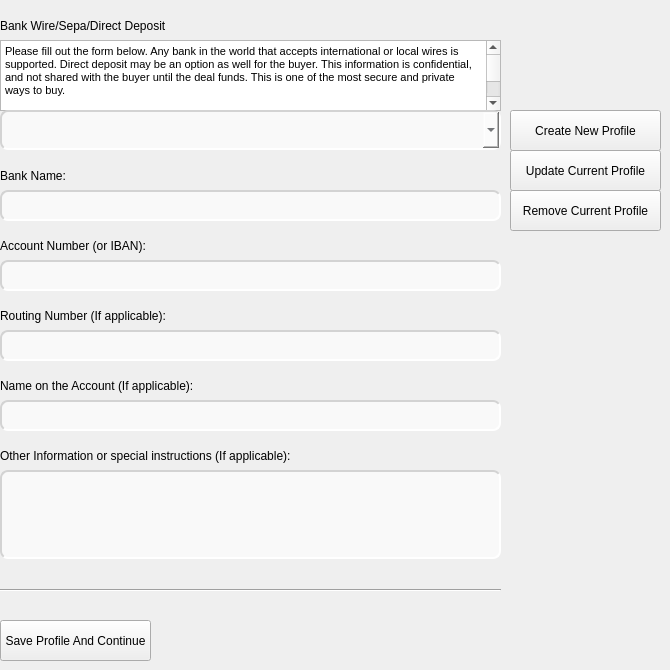
     <widget class="QWidget" name="page2">
      <widget class="QLabel" name="WireText">
       <property name="geometry">
        <rect>
         <x>0</x>
         <y>0</y>
         <width>651</width>
         <height>51</height>
        </rect>
       </property>
       <property name="maximumSize">
        <size>
         <width>16777215</width>
         <height>75</height>
        </size>
       </property>
       <property name="styleSheet">
        <string notr="true">font: 22pt &quot;Arial&quot;;</string>
       </property>
       <property name="text">
        <string>Bank Wire/Sepa/Direct Deposit</string>
       </property>
      </widget>
      <widget class="QTextBrowser" name="WireBrowser">
       <property name="geometry">
        <rect>
         <x>0</x>
         <y>40</y>
         <width>501</width>
         <height>71</height>
        </rect>
       </property>
       <property name="html">
        <string>&lt;!DOCTYPE HTML PUBLIC &quot;-//W3C//DTD HTML 4.0//EN&quot; &quot;http://www.w3.org/TR/REC-html40/strict.dtd&quot;&gt;
&lt;html&gt;&lt;head&gt;&lt;meta name=&quot;qrichtext&quot; content=&quot;1&quot; /&gt;&lt;style type=&quot;text/css&quot;&gt;
p, li { white-space: pre-wrap; }
&lt;/style&gt;&lt;/head&gt;&lt;body style=&quot; font-family:'MS Shell Dlg 2'; font-size:8.25pt; font-weight:400; font-style:normal;&quot;&gt;
&lt;p style=&quot; margin-top:0px; margin-bottom:0px; margin-left:0px; margin-right:0px; -qt-block-indent:0; text-indent:0px;&quot;&gt;&lt;span style=&quot; font-size:8pt;&quot;&gt;Please fill out the form below. Any bank in the world that accepts international or local wires is supported. Direct deposit may be an option as well for the buyer. This information is confidential, and not shared with the buyer until the deal funds. This is one of the most secure and private ways to buy.&lt;/span&gt;&lt;/p&gt;
&lt;p style=&quot;-qt-paragraph-type:empty; margin-top:0px; margin-bottom:0px; margin-left:0px; margin-right:0px; -qt-block-indent:0; text-indent:0px; font-size:8pt;&quot;&gt;&lt;br /&gt;&lt;/p&gt;
&lt;p style=&quot; margin-top:0px; margin-bottom:0px; margin-left:0px; margin-right:0px; -qt-block-indent:0; text-indent:0px;&quot;&gt;&lt;span style=&quot; font-size:8pt;&quot;&gt;Please Note:&lt;/span&gt;&lt;/p&gt;
&lt;p style=&quot; margin-top:0px; margin-bottom:0px; margin-left:0px; margin-right:0px; -qt-block-indent:0; text-indent:0px;&quot;&gt;&lt;span style=&quot; font-size:8pt;&quot;&gt;Every bank has a different policy. Please check and see what information is needed for international wires, local wires and direct deposit. If you do large volumes of transactions we recommend checking with your branch about all applicable rules and policies.&lt;/span&gt;&lt;/p&gt;&lt;/body&gt;&lt;/html&gt;</string>
       </property>
      </widget>
      <widget class="QComboBox" name="WireSelect">
       <property name="geometry">
        <rect>
         <x>0</x>
         <y>110</y>
         <width>501</width>
         <height>40</height>
        </rect>
       </property>
       <property name="minimumSize">
        <size>
         <width>0</width>
         <height>40</height>
        </size>
       </property>
       <property name="maximumSize">
        <size>
         <width>16777215</width>
         <height>40</height>
        </size>
       </property>
       <property name="cursor">
        <cursorShape>PointingHandCursor</cursorShape>
       </property>
       <property name="styleSheet">
        <string notr="true">font: 12pt &quot;Arial&quot;;
color: #24282C;
background-color:rgba(251, 251, 251, 80%);
border-radius: 8px;
     border-style: inset;
border-width: 2px;
border-color: lightgrey;</string>
       </property>
      </widget>
      <widget class="QLabel" name="AccountName">
       <property name="geometry">
        <rect>
         <x>0</x>
         <y>230</y>
         <width>261</width>
         <height>31</height>
        </rect>
       </property>
       <property name="styleSheet">
        <string notr="true">font: 12pt &quot;Arial&quot;;</string>
       </property>
       <property name="text">
        <string>Account Number (or IBAN):</string>
       </property>
      </widget>
      <widget class="QLineEdit" name="BankBox">
       <property name="geometry">
        <rect>
         <x>0</x>
         <y>190</y>
         <width>501</width>
         <height>31</height>
        </rect>
       </property>
       <property name="styleSheet">
        <string notr="true">font: 14pt &quot;Arial&quot;;
color: #24282C;
background-color:rgba(251, 251, 251, 80%);
border-radius: 8px;
     border-style: inset;
border-width: 2px;
border-color: lightgrey;
</string>
       </property>
       <property name="text">
        <string/>
       </property>
      </widget>
      <widget class="QLabel" name="BankName">
       <property name="geometry">
        <rect>
         <x>0</x>
         <y>160</y>
         <width>261</width>
         <height>31</height>
        </rect>
       </property>
       <property name="styleSheet">
        <string notr="true">font: 12pt &quot;Arial&quot;;</string>
       </property>
       <property name="text">
        <string>Bank Name:</string>
       </property>
      </widget>
      <widget class="QLineEdit" name="NameBox">
       <property name="geometry">
        <rect>
         <x>0</x>
         <y>400</y>
         <width>501</width>
         <height>31</height>
        </rect>
       </property>
       <property name="styleSheet">
        <string notr="true">font: 14pt &quot;Arial&quot;;
color: #24282C;
background-color:rgba(251, 251, 251, 80%);
border-radius: 8px;
     border-style: inset;
border-width: 2px;
border-color: lightgrey;
</string>
       </property>
       <property name="text">
        <string/>
       </property>
      </widget>
      <widget class="QLabel" name="NameAct">
       <property name="geometry">
        <rect>
         <x>0</x>
         <y>370</y>
         <width>261</width>
         <height>31</height>
        </rect>
       </property>
       <property name="styleSheet">
        <string notr="true">font: 12pt &quot;Arial&quot;;</string>
       </property>
       <property name="text">
        <string>Name on the Account (If applicable):</string>
       </property>
      </widget>
      <widget class="QLineEdit" name="AccountBox">
       <property name="geometry">
        <rect>
         <x>0</x>
         <y>260</y>
         <width>501</width>
         <height>31</height>
        </rect>
       </property>
       <property name="styleSheet">
        <string notr="true">font: 14pt &quot;Arial&quot;;
color: #24282C;
background-color:rgba(251, 251, 251, 80%);
border-radius: 8px;
     border-style: inset;
border-width: 2px;
border-color: lightgrey;
</string>
       </property>
       <property name="text">
        <string/>
       </property>
      </widget>
      <widget class="QLabel" name="Routing">
       <property name="geometry">
        <rect>
         <x>0</x>
         <y>300</y>
         <width>261</width>
         <height>31</height>
        </rect>
       </property>
       <property name="styleSheet">
        <string notr="true">font: 12pt &quot;Arial&quot;;</string>
       </property>
       <property name="text">
        <string>Routing Number (If applicable):</string>
       </property>
      </widget>
      <widget class="QLineEdit" name="RoutingBox">
       <property name="geometry">
        <rect>
         <x>0</x>
         <y>330</y>
         <width>501</width>
         <height>31</height>
        </rect>
       </property>
       <property name="styleSheet">
        <string notr="true">font: 14pt &quot;Arial&quot;;
color: #24282C;
background-color:rgba(251, 251, 251, 80%);
border-radius: 8px;
     border-style: inset;
border-width: 2px;
border-color: lightgrey;
</string>
       </property>
       <property name="text">
        <string/>
       </property>
      </widget>
      <widget class="QLabel" name="OtherInfo">
       <property name="geometry">
        <rect>
         <x>0</x>
         <y>440</y>
         <width>501</width>
         <height>31</height>
        </rect>
       </property>
       <property name="styleSheet">
        <string notr="true">font: 12pt &quot;Arial&quot;;</string>
       </property>
       <property name="text">
        <string>Other Information or special instructions (If applicable):</string>
       </property>
      </widget>
      <widget class="QTextEdit" name="OtherBox">
       <property name="geometry">
        <rect>
         <x>0</x>
         <y>470</y>
         <width>501</width>
         <height>89</height>
        </rect>
       </property>
       <property name="sizePolicy">
        <sizepolicy hsizetype="Expanding" vsizetype="Expanding">
         <horstretch>1</horstretch>
         <verstretch>1</verstretch>
        </sizepolicy>
       </property>
       <property name="minimumSize">
        <size>
         <width>0</width>
         <height>89</height>
        </size>
       </property>
       <property name="maximumSize">
        <size>
         <width>16777215</width>
         <height>90</height>
        </size>
       </property>
       <property name="styleSheet">
        <string notr="true">font: 14pt &quot;Arial&quot;;
color: #24282C;
background-color:rgba(251, 251, 251, 80%);
border-radius: 8px;
     border-style: inset;
border-width: 2px;
border-color: lightgrey;</string>
       </property>
      </widget>
      <widget class="Line" name="line_5">
       <property name="geometry">
        <rect>
         <x>0</x>
         <y>580</y>
         <width>501</width>
         <height>20</height>
        </rect>
       </property>
       <property name="orientation">
        <enum>Qt::Horizontal</enum>
       </property>
      </widget>
      <widget class="QPushButton" name="Save1">
       <property name="geometry">
        <rect>
         <x>0</x>
         <y>620</y>
         <width>151</width>
         <height>41</height>
        </rect>
       </property>
       <property name="text">
        <string>Save Profile And Continue</string>
       </property>
      </widget>
      <widget class="QPushButton" name="Remove1">
       <property name="geometry">
        <rect>
         <x>510</x>
         <y>190</y>
         <width>151</width>
         <height>41</height>
        </rect>
       </property>
       <property name="text">
        <string>Remove Current Profile</string>
       </property>
      </widget>
      <widget class="QPushButton" name="Create1">
       <property name="geometry">
        <rect>
         <x>510</x>
         <y>110</y>
         <width>151</width>
         <height>41</height>
        </rect>
       </property>
       <property name="text">
        <string>Create New Profile</string>
       </property>
      </widget>
      <widget class="QPushButton" name="Update1">
       <property name="geometry">
        <rect>
         <x>510</x>
         <y>150</y>
         <width>151</width>
         <height>41</height>
        </rect>
       </property>
       <property name="text">
        <string>Update Current Profile</string>
       </property>
      </widget>
     </widget>
